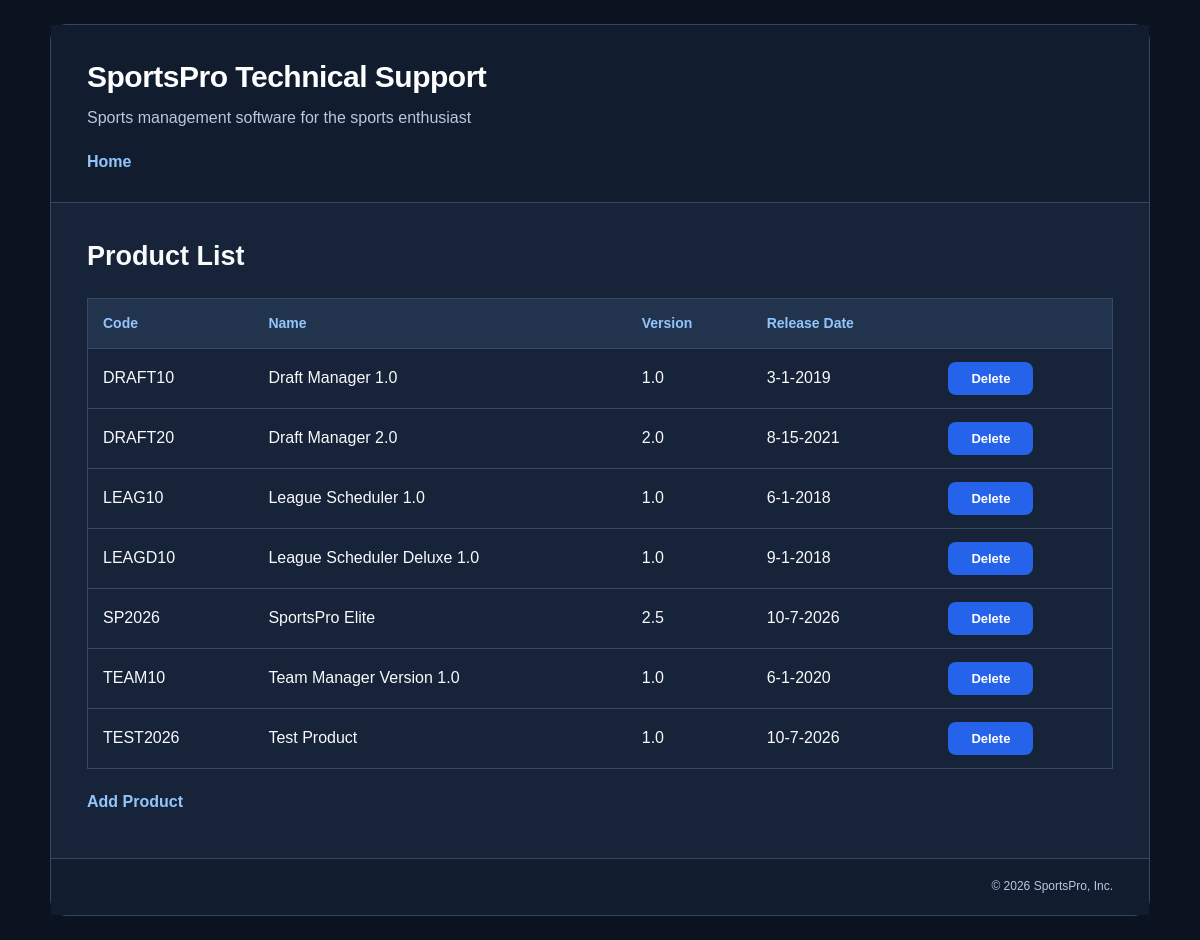
The page /project_start/tech_support/product_manager/index.php on the database as committed earlier.
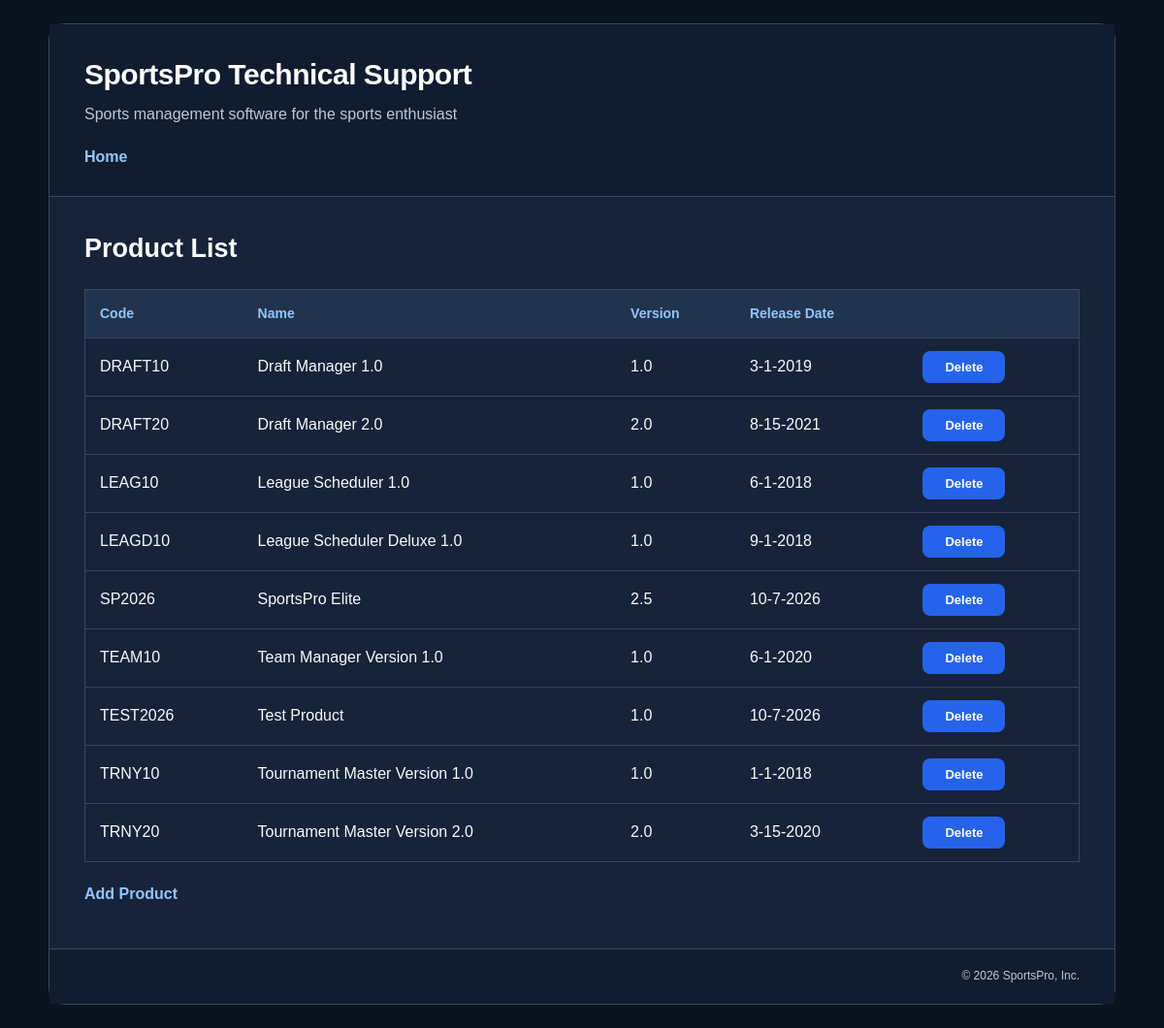
The same page on the database as committed later.
### tables this page shows
CREATE TABLE `products` (
  `productCode` varchar(10) NOT NULL,
  `name` varchar(50) NOT NULL,
  `version` decimal(18,1) NOT NULL,
  `releaseDate` datetime NOT NULL
);

### project_start/tech_support/product_manager/index.php (the view, shortened to what this page needs)
<?php
require_once('../model/database.php');
$action = filter_input(INPUT_POST, 'action');
if ($action === null) {
    $action = filter_input(INPUT_GET, 'action');
}
if ($action === null || $action === '') {
    $action = 'list_products';
}
switch ($action) {
    case 'list_products':
        $statement = $db->query(
            'SELECT productCode, name, version, releaseDate
             FROM products
             ORDER BY name'
        );
        $products = $statement->fetchAll(PDO::FETCH_ASSOC);
        include('../view/header.php');
        ?>
        <main>
            <h1>Product List</h1>
            <table>
                <tr>
                    <th>Code</th>
                    <th>Name</th>
                    <th>Version</th>
                    <th>Release Date</th>
                    <th></th>
                </tr>
                <?php foreach ($products as $product) : ?>
                    <tr>
                        <td><?= htmlspecialchars($product['productCode']) ?></td>
                        <td><?= htmlspecialchars($product['name']) ?></td>
                        <td><?= htmlspecialchars($product['version']) ?></td>
                        <td><?= date('n-j-Y', strtotime($product['releaseDate'])) ?></td>
                        <td>
                            <form action="index.php" method="post">
                                <input type="submit" value="Delete">
                            </form>
                        </td>
                    </tr>
                <?php endforeach; ?>
            </table>
            <p><a href="index.php?action=show_add_form">Add Product</a></p>
        </main>
        <?php
        include('../view/footer.php');
        break;
        ?>
        <?php
}

### project_start/tech_support/view/header.php (shortened to what this page needs)
<!DOCTYPE html>
<html lang="en">
<head>
    <link rel="stylesheet" type="text/css"
          href="/PHPAssignment3/project_start/tech_support/main.css?v=2">
</head>
<body>
<header>
    <h1>SportsPro Technical Support</h1>
    <p>Sports management software for the sports enthusiast</p>
    <nav>
        <ul>
            <li>
                <a href="/PHPAssignment3/project_start/tech_support/index.php">Home</a>
            </li>
        </ul>
    </nav>
</header>

### project_start/tech_support/view/footer.php
<footer>
    <p class="copyright">
        &copy; <?php echo date("Y"); ?> SportsPro, Inc.
    </p>
</footer>
</body>
</html>

### project_start/tech_support/main.css (style rules this page uses)
html { margin: 0; padding: 0; min-height: 100%; background-color: #0b1220; }
body { margin: 24px auto; padding: 0; font-family: Arial, Helvetica, sans-serif; line-height: 1.6; width: min(1100px, calc(100% - 32px)); min-height: 90vh; background-color: #172338; color: #f8fafc; border: 1px solid #354761; border-radius: 16px; box-sizing: border-box; overflow: hidden; overflow: auto; }
header { margin: 0; padding: 28px 36px; background-color: #111c2f; border-bottom: 1px solid #354761; }
header h1 { margin: 0; padding: 0; font-size: 30px; letter-spacing: -0.5px; color: #ffffff; }
header p { margin: 4px 0 0; padding: 0; color: #b9c8dc; }
header nav { margin: 18px 0 0; padding: 0; }
main { margin: 0; padding: 32px 36px; min-height: 350px; }
footer { margin: 0; padding: 18px 36px; background-color: #111c2f; border-top: 1px solid #354761; clear: both; }
footer p { margin: 0; padding: 0; font-size: 12px; color: #b9c8dc; text-align: right; }
h1 { margin: 0 0 18px; padding: 0; font-size: 27px; color: #f8fafc; }
p { margin: 12px 0; padding: 0; }
ul { margin: 0; padding: 0; }
li { margin: 0; padding: 0; }
nav ul { margin: 0; padding: 0; display: flex; flex-wrap: wrap; gap: 12px; list-style-type: none; }
nav ul li { margin: 0; padding: 0; }
a { margin: 0; padding: 0; font-weight: bold; color: #93c5fd; text-decoration: none; transition: color 0.2s ease; }
table { margin: 20px 0; padding: 0; width: 100%; border: 1px solid #354761; border-collapse: collapse; }
td, th { padding: 13px 15px; text-align: left; border-bottom: 1px solid #354761; }
th { font-size: 14px; font-weight: bold; background-color: #22334d; color: #93c5fd; }
td { color: #f8fafc; }
form { margin: 18px 0; padding: 0; }
input, select, textarea { margin: 0; padding: 11px 13px; font-family: Arial, Helvetica, sans-serif; font-size: 15px; max-width: 100%; background-color: #22334d; color: #f8fafc; border: 1px solid #354761; border-radius: 8px; box-sizing: border-box; }
button, input[type="submit"] { margin: 8px 0; padding: 11px 20px; font-family: Arial, Helvetica, sans-serif; font-size: 15px; font-weight: bold; min-width: 130px; background-color: #2563eb; color: #ffffff; border: 1px solid transparent; border-radius: 8px; cursor: pointer; transition: background-color 0.2s ease; }
td form { margin: 0; padding: 0; }
td input[type="submit"] { margin: 0; padding: 8px 12px; font-size: 13px; min-width: 85px; }

Rows that differ between the two databases and show on the page:
added products: productCode "TRNY10", name "Tournament Master Version 1.0", version "1.0", releaseDate "1-1-2018"
added products: productCode "TRNY20", name "Tournament Master Version 2.0", version "2.0", releaseDate "3-15-2020"
